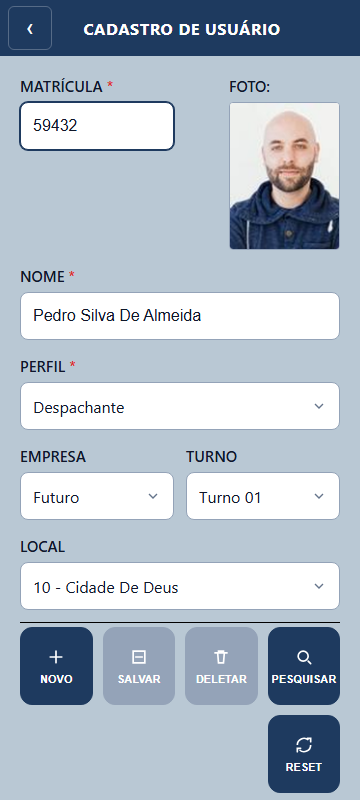
#> input picture screenshots/11_usuarios.png, 360 x 800 px
$ python update_mockups_03_11.py
#> lines starting #> are read from the running program, lines starting #| are printed output that depends on the picture
"""
Re-gera mockups das telas 03 e 11 modificadas e reconstrói o capítulo 8.
"""
import sys, os, shutil, subprocess
sys.stdout.reconfigure(encoding='utf-8', errors='replace')

BASE_DIR    = os.path.dirname(os.path.dirname(os.path.abspath(__file__)))
SHOTS_DIR   = os.path.join(BASE_DIR, 'screenshots')
MOCKUPS_DIR = os.path.join(SHOTS_DIR, 'mockups')

from PIL import Image, ImageDraw

BEZEL_SIDE   = 28
BEZEL_TOP    = 90
BEZEL_BOTTOM = 70
CORNER_R     = 36
BODY_COLOR   = (24, 24, 28)
BEZEL_COLOR  = (50, 50, 55)
CAM_COLOR    = (8, 8, 10)

def make_mockup(screen_path, out_path):
#> called with screen_path = 'screenshots/11_usuarios.png', out_path = 'screenshots/mockups/11_usuarios.png'
    screen = Image.open(screen_path).convert('RGBA')
    sw, sh = screen.size
#> sw = 360; sh = 800
    fw = sw + 2 * BEZEL_SIDE
#> fw = 416
    fh = sh + BEZEL_TOP + BEZEL_BOTTOM
#> fh = 960
    phone = Image.new('RGBA', (fw, fh), (0, 0, 0, 0))
#> phone: PIL image 416x960 RGBA; every value is 0
    draw = ImageDraw.Draw(phone)
    draw.rounded_rectangle([(0,0),(fw-1,fh-1)], radius=CORNER_R,
                            fill=BODY_COLOR+(255,), outline=BEZEL_COLOR+(255,), width=3)
    sx, sy = BEZEL_SIDE, BEZEL_TOP
    draw.rectangle([(sx,sy),(sx+sw-1,sy+sh-1)], fill=(255,255,255,255))
    cam_cx = fw // 2
#> cam_cx = 208
    cam_cy = BEZEL_TOP // 2
    cam_r  = 8
    draw.ellipse([(cam_cx-cam_r, cam_cy-cam_r),(cam_cx+cam_r, cam_cy+cam_r)], fill=CAM_COLOR+(255,))
    phone.paste(screen, (sx, sy), screen)
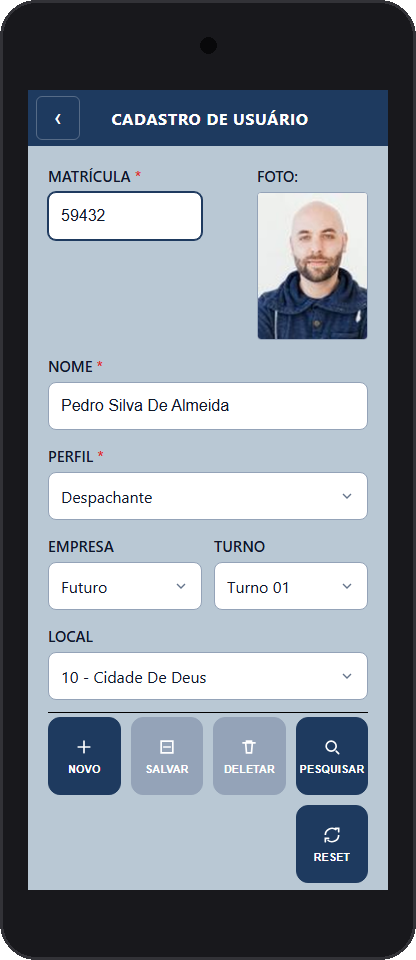
#> phone: PIL image 416x960 RGBA; mean R, G, B, A 134.2, 142.9, 153.1, 254.3; transparent parts drawn white
    phone.save(out_path, 'PNG')
    print(f'  Mockup: {os.path.basename(out_path)} ({fw}x{fh})')
#|   Mockup: 11_usuarios.png (416x960)

TARGET_FILES = ['11_usuarios.png', '13_configuracao.png']
os.makedirs(MOCKUPS_DIR, exist_ok=True)
for fname in TARGET_FILES:
    src = os.path.join(SHOTS_DIR, fname)
    dst = os.path.join(MOCKUPS_DIR, fname)
    if os.path.exists(src):
        make_mockup(src, dst)
    else:
        print(f'  [SKIP] {fname} nao encontrado em {SHOTS_DIR}')
#> pass 2 of the loop `for fname in TARGET_FILES:`:
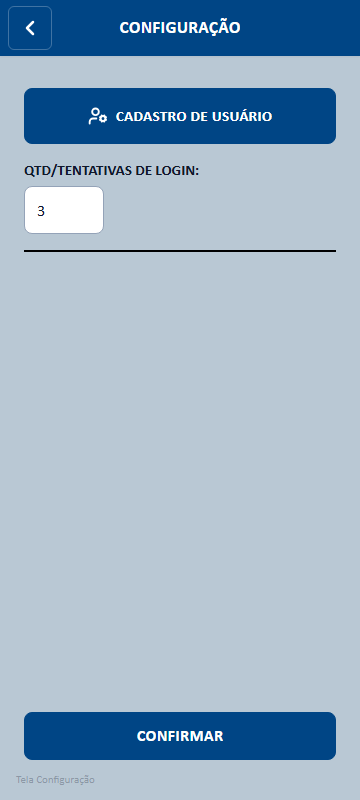
#> input picture screenshots/13_configuracao.png, 360 x 800 px
#> in make_mockup (call 2), `phone.paste(screen, (sx, sy), screen)`:
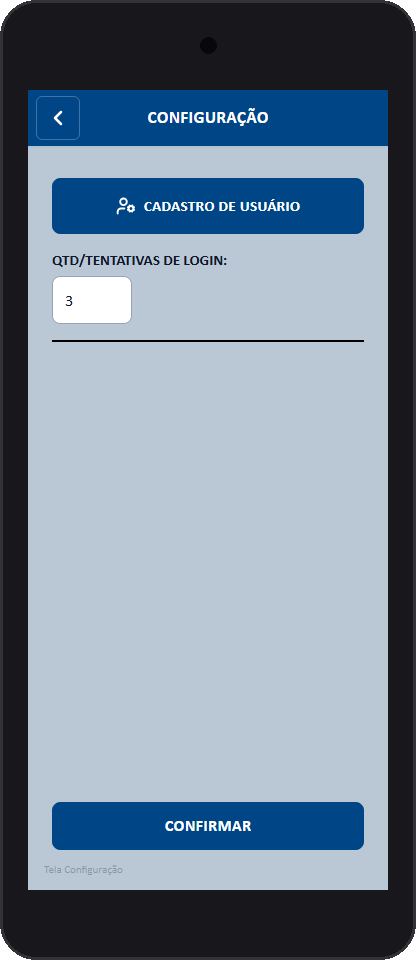
#> phone: PIL image 416x960 RGBA; mean R, G, B, A 117.5, 134.9, 151.1, 254.3; transparent parts drawn white
#|   Mockup: 13_configuracao.png (416x960)

print('Mockups atualizados. Reconstruindo capitulo 8...')
result = subprocess.run(
    [sys.executable, os.path.join(BASE_DIR, 'scripts', 'rebuild_odt_ch8.py')],
    capture_output=False
)
#> (the run stopped early here; a loop or call above may not have finished)
